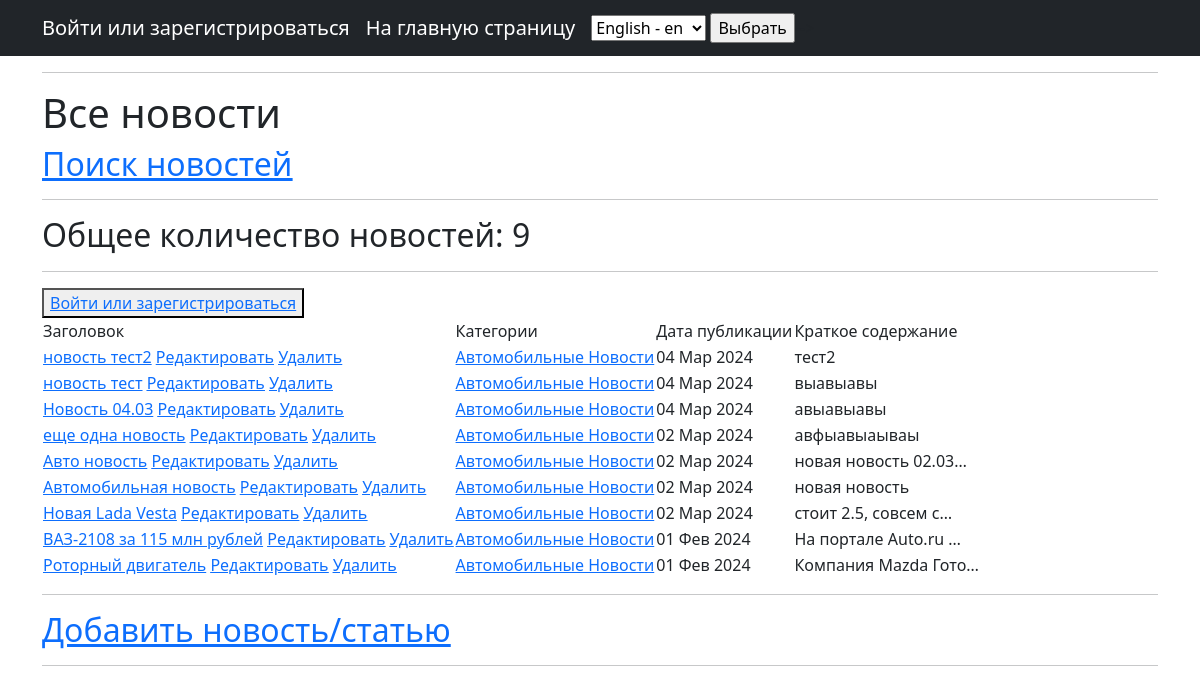
Page /news/categories/2/ on the earlier database version.
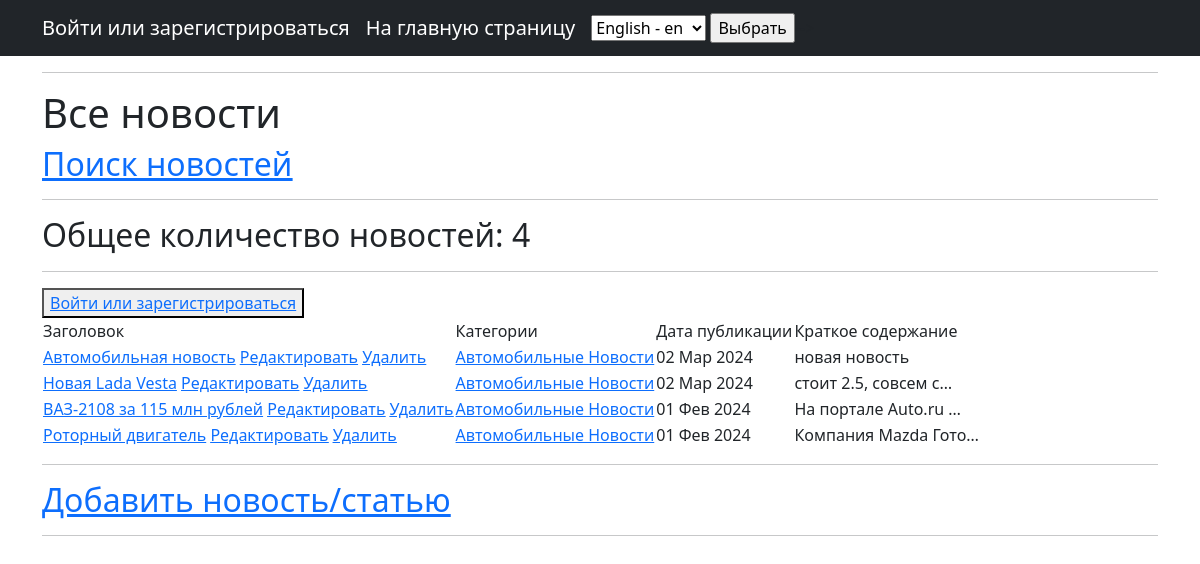
Same page on the later database version.
### news_p/models.py (models this page shows, shortened)
class Post(models.Model):
    news = 'NW'
    article = "AR"
    POST_TYPE = [(news, _('News')), (article, _('Article'))]
    type = models.CharField(max_length=2, choices=POST_TYPE, default=news)
    date = models.DateTimeField(auto_now_add=True)
    title = models.CharField(max_length=255)
    text = models.TextField()
    rating = models.IntegerField(default=0)
    author = models.ForeignKey(Author, on_delete=models.CASCADE)
    category = models.ManyToManyField(Category, through='PostCategory')

class Category(models.Model):
    name = models.CharField(max_length=255, help_text=_('category_name'), unique=True)
    subscribers = models.ManyToManyField(User, blank=True, null=True, related_name='categories')
    def __str__(self):
        return self.name.title()

### news_p/views.py (the view)
# urls.py: path('categories/<int:pk>/', CategoryListView.as_view(), name='category_list'),
class CategoryListView(PostList):
    model = Post
    template_name = 'category_list.html'
    context_object_name = 'category_news_list'
    def get_queryset(self):
        self.category = get_object_or_404(Category, id=self.kwargs['pk'])
        queryset = Post.objects.filter(category=self.category).order_by('-date')
        return queryset
    def get_context_data(self, **kwargs):
        context = super().get_context_data(**kwargs)
        context['is_not_subscriber'] = self.request.user not in self.category.subscribers.all()
        context['category'] = self.category
        return context

### news_p/templatetags/custom_filters.py (called while the page is built)
@register.filter()
def censor(value):
    if type(value) != str:
        raise TypeError('Необходимо передать строку!')
    else:
        for word in value.split():
            if word.lower() in CENS_LIST:
                cens_word = word[0] + ((len(word) - 1) * '*')
                value = value.replace(word, cens_word)
    return value

### templates/category_list.html (shortened to what this page needs)
{% extends 'flatpages/default.html' %}
{% load custom_filters %}
{% load custom_tags %}
{% block title %}
<hr>
<h1>Все новости</h1>
<a href="{% url 'search' %}"><u><h2>Поиск новостей</h2></u></a>
<hr>
{% endblock title %}
{% block content %}
<h2>Общее количество новостей: {{ category_news_list|length }}</h2>
<hr>
{% if request.user.username %}
    <h2>{{ request.user.username }}</h2>
    <button><a href="{% url 'profile' %}">В личный кабинет</a></button>
    {% if is_not_subscriber %}
        <button><a href="{% url 'subscribe' category.id %}">Подписаться</a> </button>
    {% endif %}
{% else %}
    <button><a href="{% url 'profile' %}">Войти или зарегистрироваться</a></button>
{% endif %}
<table>
    <thead>
        <td> Заголовок </td>
        <td> Категории </td>
        <td> Дата публикации </td>
        <td> Краткое содержание </td>
    </thead>
    {% for post in category_news_list %}
        <tr>
            <td>
                <a href="{% url 'news_detail' post.id %}">{{ post.title|censor }}</a>
                <a href="{% url 'news_edit' post.id %}"><u>Редактировать</u></a>
                <a href="{% url 'news_delete' post.id %}"><u>Удалить</u></a>
            </td>
            <td>
                {% for category in post.category.all %}
                    <a href=" url 'category_list' category.id">{{ category }}</a>
                {% endfor %}
            </td>
            <td>{{ post.date|date:'d M Y' }}</td>
            <td>{{ post.text|truncatechars:20|censor }}</td>
        </tr>
    {% endfor %}
</table>
<hr>
<a href="{% url 'news_add' %}"><h2>Добавить новость/статью</h2></a>
<hr>
{% endblock content %}

### templates/flatpages/default.html (shortened to what this page needs)
<!DOCTYPE html>
{% load i18n %}
{% load tz %}
<html lang="en">
    <head>
        {% load static %}
        <link href="{% static 'css/styles.css' %}" rel="stylesheet" />
    </head>
    <body>
        <nav class="navbar navbar-expand-lg navbar-dark bg-dark static-top">
            <div class="container">
                {% if request.user.username %}
                        <a class="navbar-brand" href="{% url 'profile' %}">{{ request.user.username }}</a>
                        <button class="navbar-toggler" type="button" data-toggle="collapse"
                                data-target="#navbarResponsive"
                                aria-controls="navbarResponsive" aria-expanded="false"
                                aria-label="Toggle navigation">
                            <span class="navbar-toggler-icon"></span>
                        </button>
                {% else %}
                        <a class="navbar-brand" href="{% url 'profile' %}">{% trans 'Log in or register' %}</a>
                {% endif %}
                <a class="navbar-brand" href="{% url 'home' %}">{% trans 'To the main page' %}</a>
                <form action="{% url 'set_language' %}" method="POST"> {% csrf_token %}
                    <select name="language" id="">
                        {% get_available_languages as LANGUAGES %}
                        {% get_language_info_list for LANGUAGES as languages %}
                        {% for language in languages %}
                            <option value="{{ language.code }}" {% if language.code == LANGUAGE_CODE %} selected {% endif %}>
                                {{ language.name_local }} - {{ language.code }}
                            </option>
                        {% endfor %}
                    </select>
                    <input type="submit" value="Выбрать">
                </form>
                {% get_current_timezone as TIME_ZONE %}
            </div>
        </nav>
        <div class="container">
            <div class="row">
                <div class="col-lg-12 ">
                    {% block title %}{%endblock title %}
                    {% block content %}{% endblock content %}
                </div>
            </div>
        </div>
    </body>
</html>

Differences in the rows shown:
removed Post: title|censor "новость тест2", date "04 Мар 2024", text|censor "тест2", Category (name "Автомобильные Новости")
removed Post: title|censor "новость тест", date "04 Мар 2024", text|censor "выавыавы", Category (name "Автомобильные Новости")
removed Post: title|censor "Новость 04.03", date "04 Мар 2024", text|censor "авыавыавы", Category (name "Автомобильные Новости")
removed Post: title|censor "еще одна новость", date "02 Мар 2024", text|censor "авфыавыаываы", Category (name "Автомобильные Новости")
removed Post: title|censor "Авто новость", date "02 Мар 2024", text|censor "новая новость 02.03…", Category (name "Автомобильные Новости")
Other differences:
{{ category_news_list|length }}: "9" → "4"
